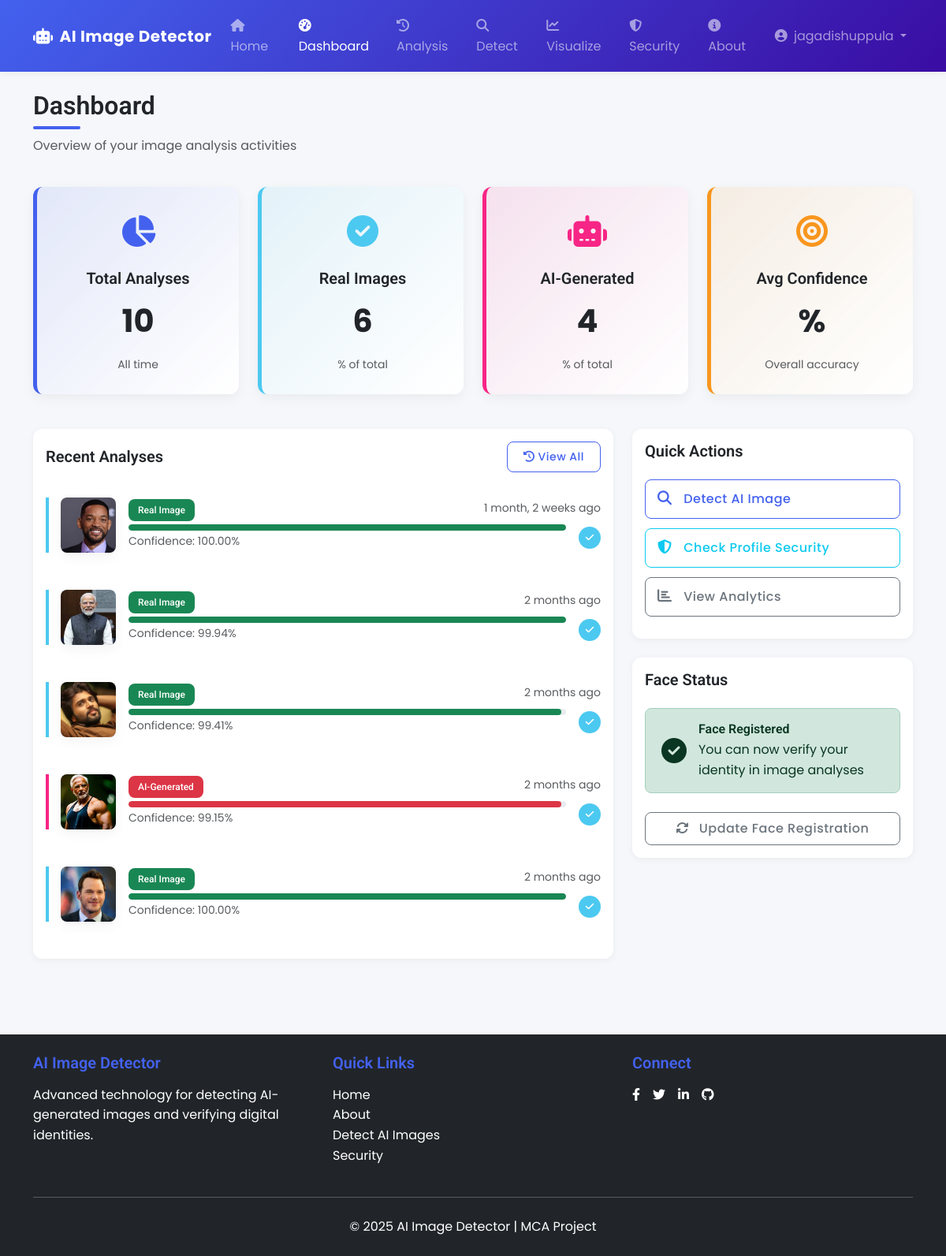
/dashboard/ (signed in), run on the app's committed database.
### detector/models.py (models this page shows, shortened)
class User(AbstractUser):
    face_embedding = models.BinaryField(null=True, blank=True)
    profile_picture = models.ImageField(
        upload_to='profile_pics/',
        validators=[validate_image_size],
        null=True,
        blank=True
    )
    is_face_registered = models.BooleanField(default=False)

class AnalysisHistory(models.Model):
    user = models.ForeignKey(settings.AUTH_USER_MODEL, on_delete=models.CASCADE)
    image = models.ImageField(upload_to=user_upload_path)
    is_ai_generated = models.BooleanField()
    confidence = models.FloatField()
    similarity_score = models.FloatField(null=True, blank=True)
    face_embedding = models.BinaryField(null=True, blank=True)
    created_at = models.DateTimeField(auto_now_add=True)
    class Meta:
        ordering = ['-created_at']
        verbose_name_plural = 'Analysis Histories'

### detector/views.py (the view)
# urls.py: path('dashboard/', views.dashboard, name='dashboard'),
@login_required
def dashboard(request):
    total_analyses = AnalysisHistory.objects.filter(user=request.user).count()
    real_images = AnalysisHistory.objects.filter(user=request.user, is_ai_generated=False).count()
    ai_generated = AnalysisHistory.objects.filter(user=request.user, is_ai_generated=True).count()
    recent_analyses = AnalysisHistory.objects.filter(user=request.user).order_by('-created_at')[:5]
    context = {
        'stats': {
            'total_analyses': total_analyses,
            'real_images': real_images,
            'ai_generated': ai_generated
        },
        'recent_analyses': recent_analyses
    }
    return render(request, 'detector/dashboard.html', context)

### detector/templates/detector/dashboard.html (shortened to what this page needs)
{% extends "detector/base.html" %}
{% load static %}
{% block content %}
<div class="row mb-4">
    <div class="col">
        <h2 class="dashboard-title">Dashboard</h2>
        <p class="text-muted">Overview of your image analysis activities</p>
    </div>
</div>
<div class="row">
    <div class="col-md-6 col-lg-3" data-aos="fade-up">
        <div class="stat-card total-stat">
            <div class="stat-icon">
                <i class="fas fa-chart-pie"></i>
            </div>
            <h5>Total Analyses</h5>
            <div class="stat-value">
                {{ stats.total_analyses }}
            </div>
            <small class="text-muted">All time</small>
        </div>
    </div>
    <div class="col-md-6 col-lg-3" data-aos="fade-up" data-aos-delay="100">
        <div class="stat-card real-stat">
            <div class="stat-icon">
                <i class="fas fa-check-circle"></i>
            </div>
            <h5>Real Images</h5>
            <div class="stat-value">
                {{ stats.real_images }}
            </div>
            <small class="text-muted">{{ real_percentage|floatformat:1 }}% of total</small>
        </div>
    </div>
    <div class="col-md-6 col-lg-3" data-aos="fade-up" data-aos-delay="200">
        <div class="stat-card ai-stat">
            <div class="stat-icon">
                <i class="fas fa-robot"></i>
            </div>
            <h5>AI-Generated</h5>
            <div class="stat-value">
                {{ stats.ai_generated }}
            </div>
            <small class="text-muted">{{ ai_percentage|floatformat:1 }}% of total</small>
        </div>
    </div>
    <div class="col-md-6 col-lg-3" data-aos="fade-up" data-aos-delay="300">
        <div class="stat-card accuracy-stat">
            <div class="stat-icon">
                <i class="fas fa-bullseye"></i>
            </div>
            <h5>Avg Confidence</h5>
            <div class="stat-value">
                {{ avg_confidence|floatformat:1 }}%
            </div>
            <small class="text-muted">Overall accuracy</small>
        </div>
    </div>
</div>
<div class="row mt-4">
    <div class="col-lg-8">
        <div class="card shadow-sm mb-4">
            <div class="card-body">
                <div class="d-flex justify-content-between align-items-center mb-3">
                    <h5 class="card-title mb-0">Recent Analyses</h5>
                    <a href="{% url 'analyze' %}" class="btn btn-sm btn-outline-primary">
                        <i class="fas fa-history me-1"></i>View All
                    </a>
                </div>
                {% if recent_analyses %}
                <div class="list-group list-group-flush">
                    {% for analysis in recent_analyses %}
                    <div class="list-group-item border-0 px-0 py-3">
                        <div class="recent-analysis {% if analysis.is_ai_generated %}ai{% else %}real{% endif %}">
                            <div class="d-flex align-items-center">
                                <div class="flex-shrink-0">
                                    <img src="{{ analysis.image.url }}" alt="Analyzed image" class="analysis-img">
                                </div>
                                <div class="flex-grow-1 ms-3">
                                    <div class="d-flex justify-content-between">
                                        <h6 class="mb-1">
                                            {% if analysis.is_ai_generated %}
                                                <span class="badge bg-danger">AI-Generated</span>
                                            {% else %}
                                                <span class="badge bg-success">Real Image</span>
                                            {% endif %}
                                        </h6>
                                        <small class="text-muted">{{ analysis.created_at|timesince }} ago</small>
                                    </div>
                                    <div class="d-flex align-items-center">
                                        <div class="flex-grow-1 me-3">
                                            <div class="progress progress-thin">
                                                <div class="progress-bar {% if analysis.is_ai_generated %}bg-danger{% else %}bg-success{% endif %}"
                                                     role="progressbar" style="width: {{ analysis.confidence|floatformat:0 }}%"
                                                     aria-valuenow="{{ analysis.confidence|floatformat:0 }}" aria-valuemin="0" aria-valuemax="100"></div>
                                            </div>
                                            <small class="text-muted">Confidence: {{ analysis.confidence|floatformat:2 }}%</small>
                                        </div>
                                        <div>
                                            {% if analysis.similarity_score %}
                                                {% if analysis.similarity_score > 0.7 %}
                                                    <span class="face-status face-verified" title="Face verified">
                                                        <i class="fas fa-check"></i>
                                                    </span>
                                                {% elif analysis.similarity_score > 0.4 %}
                                                    <span class="face-status face-not-verified" title="Face not verified">
                                                        <i class="fas fa-question"></i>
                                                    </span>
                                                {% else %}
                                                    <span class="face-status face-not-recognized" title="Face not recognized">
                                                        <i class="fas fa-times"></i>
                                                    </span>
                                                {% endif %}
                                            {% else %}
                                                <span class="face-status face-not-detected" title="No face detected">
                                                    <i class="fas fa-eye-slash"></i>
                                                </span>
                                            {% endif %}
                                        </div>
                                    </div>
                                </div>
                            </div>
                        </div>
                    </div>
                    {% endfor %}
                </div>
                {% endif %}
            </div>
        </div>
    </div>
    <div class="col-lg-4">
        <div class="card shadow-sm mb-4">
            <div class="card-body">
                <h5 class="card-title mb-4">Quick Actions</h5>
                <div class="quick-actions">
                    <a href="{% url 'predict' %}" class="btn btn-outline-primary w-100">
                        <i class="fas fa-search"></i> Detect AI Image
                    </a>
                    <a href="{% url 'security' %}" class="btn btn-outline-info w-100">
                        <i class="fas fa-shield-alt"></i> Check Profile Security
                    </a>
                    <a href="{% url 'visualize' %}" class="btn btn-outline-secondary w-100">
                        <i class="fas fa-chart-bar"></i> View Analytics
                    </a>
                </div>
            </div>
        </div>
        <div class="card shadow-sm face-status-card">
            <div class="card-body">
                <h5 class="card-title mb-4">Face Status</h5>
                {% if user.face_embedding %}
                <div class="alert alert-success d-flex align-items-center mb-4">
                    <i class="fas fa-check-circle face-status-icon"></i>
                    <div>
                        <h6 class="mb-1">Face Registered</h6>
                        <p class="mb-0">You can now verify your identity in image analyses</p>
                    </div>
                </div>
                <a href="{% url 'register_face' %}" class="btn btn-outline-secondary w-100">
                    <i class="fas fa-sync-alt me-2"></i> Update Face Registration
                </a>
                {% endif %}
            </div>
        </div>
    </div>
</div>
{% endblock %}

### detector/templates/detector/base.html (shortened to what this page needs)
<!DOCTYPE html>
<html lang="en">
<head>
{% load static %}
    <link href="https://cdn.jsdelivr.net/npm/bootstrap@5.3.0/dist/css/bootstrap.min.css" rel="stylesheet">
    <link rel="stylesheet" href="https://cdn.jsdelivr.net/npm/bootstrap-icons@1.10.0/font/bootstrap-icons.css">
    <link rel="stylesheet" href="https://cdnjs.cloudflare.com/ajax/libs/font-awesome/6.4.0/css/all.min.css">
    <link rel="stylesheet" href="{% static 'css/styles.css' %}">
    <link href="https://unpkg.com/aos@2.3.1/dist/aos.css" rel="stylesheet">
</head>
<body class="d-flex flex-column min-vh-100">
    <nav class="navbar navbar-expand-lg navbar-dark bg-gradient-primary shadow-sm">
        <div class="container">
            <a class="navbar-brand fw-bold" href="{% url 'home' %}">
                <i class="fas fa-robot me-2"></i>AI Image Detector
            </a>
            <div class="collapse navbar-collapse" id="navbarNav">
                <ul class="navbar-nav me-auto">
                    <li class="nav-item">
                        <a class="nav-link {% if request.path == '/' %}active{% endif %}" href="{% url 'home' %}">
                            <i class="fas fa-home me-1"></i> Home
                        </a>
                    </li>
                    {% if user.is_authenticated %}
                    <li class="nav-item">
                        <a class="nav-link {% if 'dashboard' in request.path %}active{% endif %}" href="{% url 'dashboard' %}">
                            <i class="fas fa-tachometer-alt me-1"></i> Dashboard
                        </a>
                    </li>
                    <li class="nav-item">
                        <a class="nav-link {% if 'analyze' in request.path %}active{% endif %}" href="{% url 'analyze' %}">
                            <i class="fas fa-history me-1"></i> Analysis
                        </a>
                    </li>
                    <li class="nav-item">
                        <a class="nav-link {% if 'predict' in request.path %}active{% endif %}" href="{% url 'predict' %}">
                            <i class="fas fa-search me-1"></i> Detect
                        </a>
                    </li>
                    <li class="nav-item">
                        <a class="nav-link {% if 'visualize' in request.path %}active{% endif %}" href="{% url 'visualize' %}">
                            <i class="fas fa-chart-line me-1"></i> Visualize
                        </a>
                    </li>
                    <li class="nav-item">
                        <a class="nav-link {% if 'security' in request.path %}active{% endif %}" href="{% url 'security' %}">
                            <i class="fas fa-shield-alt me-1"></i> Security
                        </a>
                    </li>
                    {% endif %}
                    <li class="nav-item">
                        <a class="nav-link {% if 'about' in request.path %}active{% endif %}" href="{% url 'about' %}">
                            <i class="fas fa-info-circle me-1"></i> About
                        </a>
                    </li>
                </ul>
                <ul class="navbar-nav">
                    {% if user.is_authenticated %}
                    <li class="nav-item dropdown">
                        <a class="nav-link dropdown-toggle" href="#" id="navbarDropdown" role="button" data-bs-toggle="dropdown">
                            <i class="fas fa-user-circle me-1"></i> {{ user.username }}
                        </a>
                    </li>
                    {% endif %}
                </ul>
            </div>
        </div>
    </nav>
    <main class="container my-4 flex-grow-1">
        {% block content %}{% endblock %}
    </main>
<footer class="bg-dark text-white py-4 mt-5">
    <div class="container">
        <div class="row">
            <div class="col-md-4 mb-4 mb-md-0">
                <h5 class="text-primary mb-3">AI Image Detector</h5>
                <p>Advanced technology for detecting AI-generated images and verifying digital identities.</p>
            </div>
            <div class="col-md-4 mb-4 mb-md-0">
                <h5 class="text-primary mb-3">Quick Links</h5>
                <ul class="list-unstyled">
                    <li><a href="{% url 'home' %}" class="text-white text-decoration-none">Home</a></li>
                    <li><a href="{% url 'about' %}" class="text-white text-decoration-none">About</a></li>
                    {% if user.is_authenticated %}
                        <li><a href="{% url 'predict' %}" class="text-white text-decoration-none">Detect AI Images</a></li>
                        <li><a href="{% url 'security' %}" class="text-white text-decoration-none">Security</a></li>
                    {% else %}
                        <li><a href="{% url 'login' %}?next={% url 'predict' %}" class="text-white text-decoration-none">Detect AI Images</a></li>
                        <li><a href="{% url 'login' %}?next={% url 'security' %}" class="text-white text-decoration-none">Security</a></li>
                    {% endif %}
                </ul>
            </div>
            <div class="col-md-4">
                <h5 class="text-primary mb-3">Connect</h5>
                <div class="d-flex gap-3">
                    <a href="#" class="text-white"><i class="fab fa-facebook-f"></i></a>
                    <a href="#" class="text-white"><i class="fab fa-twitter"></i></a>
                    <a href="#" class="text-white"><i class="fab fa-linkedin-in"></i></a>
                    <a href="#" class="text-white"><i class="fab fa-github"></i></a>
                </div>
            </div>
        </div>
        <hr class="my-4 bg-secondary">
        <div class="text-center">
            <p class="mb-0">&copy; 2025 AI Image Detector | MCA Project</p>
        </div>
    </div>
</footer>
</body>
</html>

### data on the page
User: username "jagadishuppula"
AnalysisHistory: image (picture), is_ai_generated "Real Image", created_at "1 month, 2 weeks", confidence "100.00"
AnalysisHistory: image (picture), is_ai_generated "Real Image", created_at "2 months", confidence "99.94"
AnalysisHistory: image (picture), is_ai_generated "Real Image", created_at "2 months", confidence "99.41"
AnalysisHistory: image (picture), is_ai_generated "AI-Generated", created_at "2 months", confidence "99.15"
AnalysisHistory: image (picture), is_ai_generated "Real Image", created_at "2 months", confidence "100.00"

### other printed values
{{ stats.total_analyses }} "10"
{{ stats.real_images }} "6"
{{ stats.ai_generated }} "4"
